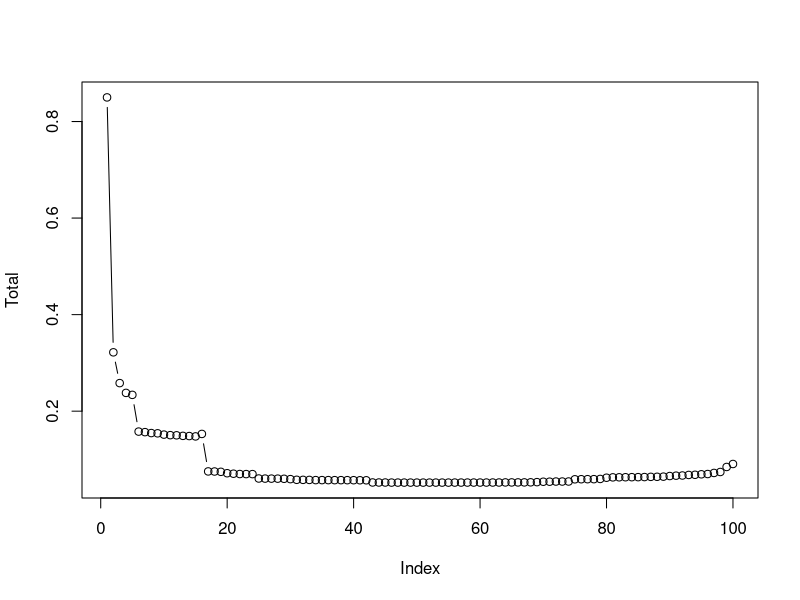

Recreate this plot in R.
# Input values
pe <- 0.15 #probability of defect

# tests given part is defective
te  <- c(0.80, 0.64, 0.86, 0.80, 0.74, 0.76, 0.77, 0.84, 0.85, 0.75) #prob of positive test given disease

#tests given part is non-defective
tec <- c(0.20, 0.16, 0.07, 0.09, 0.18, 0.13, 0.17, 0.14, 0.21, 0.08) #prob of positive tests given no disease

#test results 
n <- 10
test_i   <- c(1,0,1,0,1,1,1,0,0,1) 
test_ii  <- c(1,1,1,0,0,1,0,0,0,0) 
test_iii <- c(0,0,0,1,1,0,1,1,1,1)

# returns a vector of probabilities
probv <- function(test){
  pr <- rep(NA, n+1)
  pr[1] <- pe
  for (i in (1:n)){
    if (test[i]==1){p=te[i]; q=tec[i]}
    if (test[i]==0){p=1-te[i]; q=1-tec[i]}
    pr[i+1]=(pr[i]*p)/(pr[i]*p+(1-pr[i])*q)
  }
  return(pr) 
}

# test results for part (a)
probv(test_i)
probv(test_ii)
probv(test_iii)


# Simulating a matrix of test results given defected
seq1 <- matrix(NA, nrow=50000, ncol=n)
for (j in (1:n)){
  seq1[,j] <- rbinom(50000,1,te[j])}

#Calculate the probability estimate
prob1 <- apply(seq1, MARGIN=1, probv)
alpha <- 0.5 # this is a treshold we set

#The fraction of wrongly not given treatment
frac1 <- sum(prob1<=alpha)/ length(prob1) 
frac1 


#Simulating test results given not defective
seq2 <- matrix(NA, nrow=50000, ncol=n)
for (j in (1:n)){
  seq2[,j] <- rbinom(50000,1,tec[j])
}
#Calculate the probability estimate
prob2 <- apply(seq2, MARGIN=1, probv)

#Fraction of those wrongly given treatment
frac2 <- sum(prob2>=alpha)/ length(prob2)
frac2 



# Error probabilities for different cutoffs
alpha <- seq(from=0.00, to=0.99, by=0.01)
Total <- rep(NA, length(alpha))
for (k in (1:length(alpha))){
  frac1 <- sum(prob1<=alpha[k])/ length(prob1)
  frac2 <- sum(prob2>=alpha[k])/ length(prob2)
  
  fnd <- frac2
  fd  <- frac1

  #fnd -- wrongly rejected P(E|non defective)  / wrongly positive
  #fd  -- wrongly approved P(E|defective)      / wrongly negative
  
  Total[k] <- fnd*0.85 + fd*0.15
  
  # print so I can put it into LaTeX
  message(sprintf("%s & %s \\\\", alpha[k], Total[k]))
}

# minimum possibility of error
min(Total)

# simulation number with minimum error
match(c(min(Total)), Total)

# plot all values
plot(Total,type = "b")
